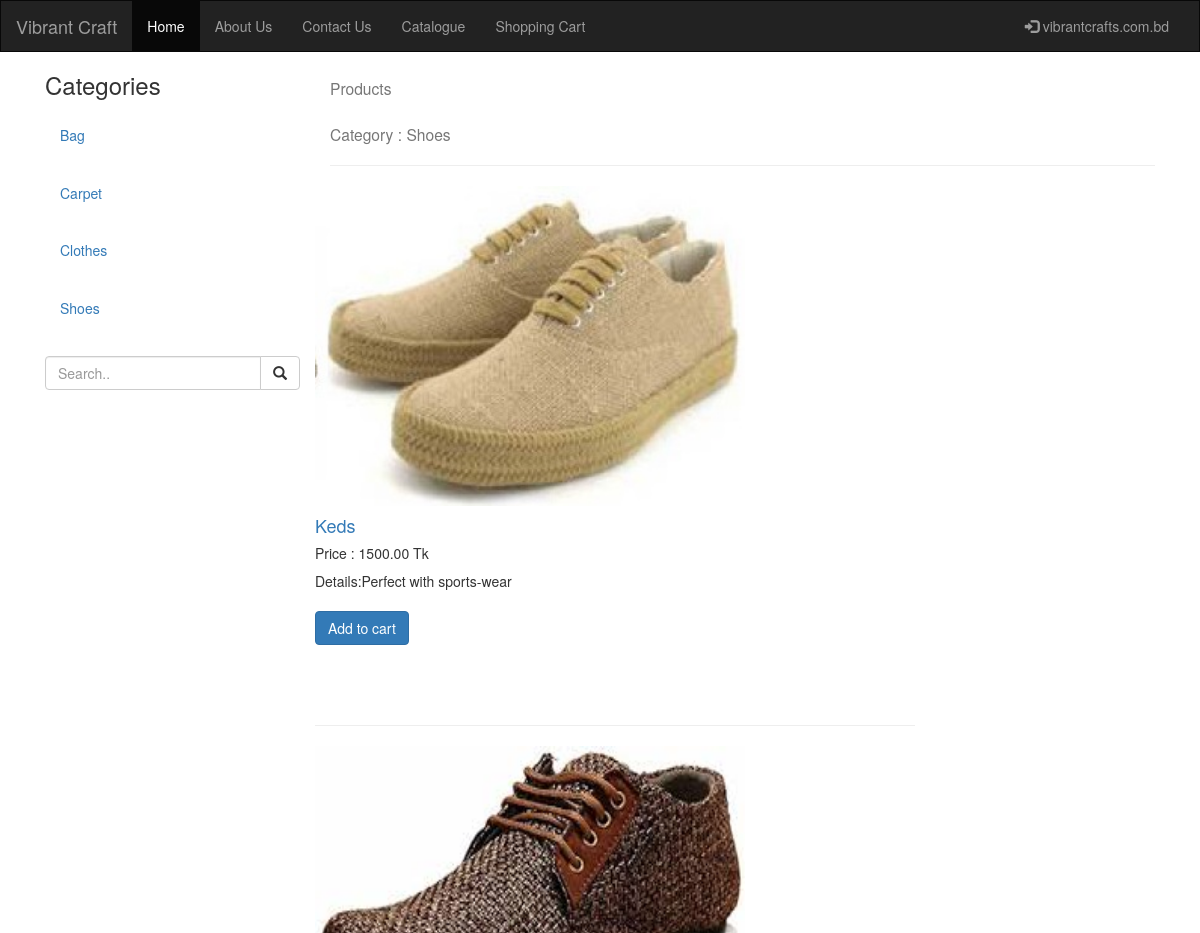
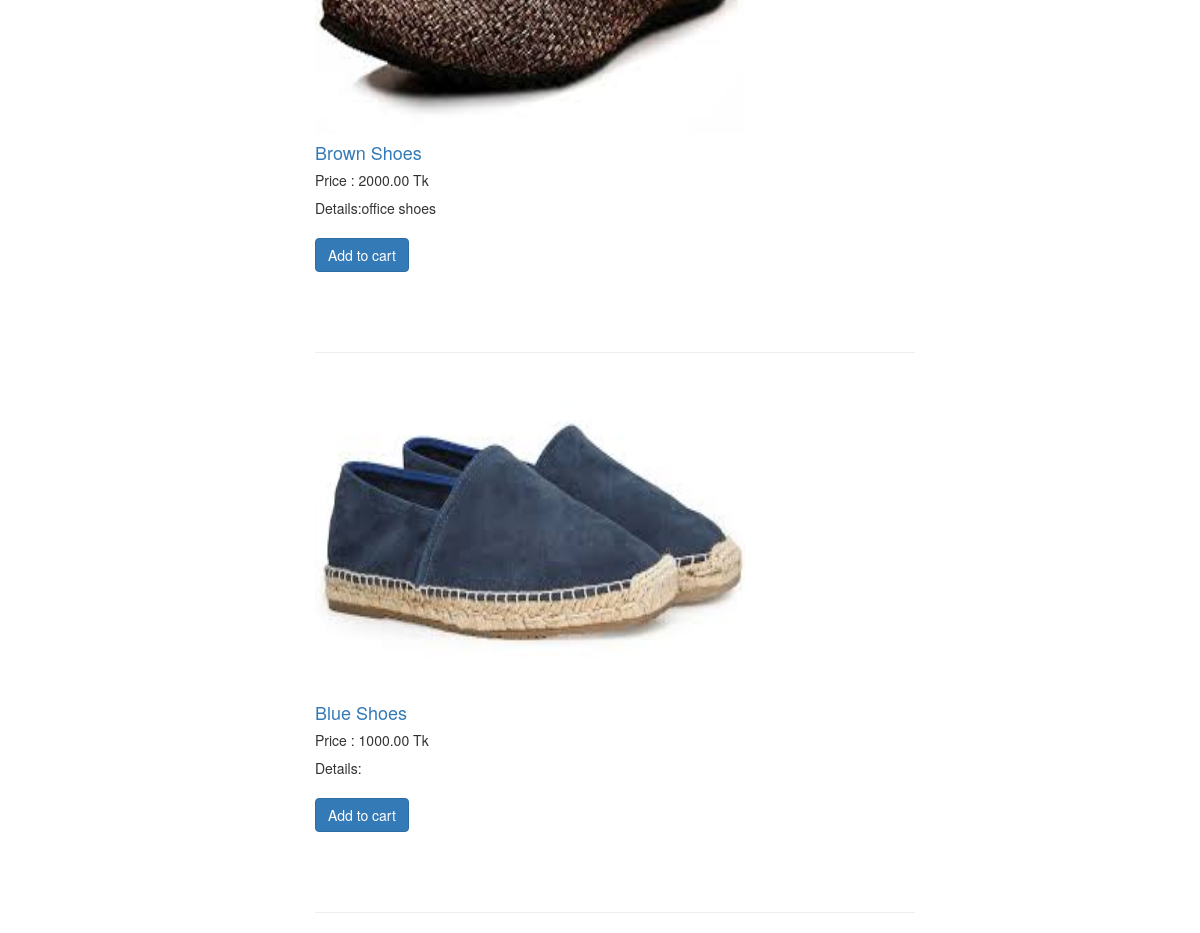
The app's page /shop/shoes/ with its own data (2 pictures, top to bottom).
### shop/models.py (models this page shows, shortened)
class Category(models.Model):
    name = models.CharField(max_length=50)
    slug = models.SlugField(max_length=50, unique=True)
    class Meta:
        ordering = ['name', ]
        verbose_name = 'category'
        verbose_name_plural = 'categories'
    def get_absolute_url(self):
        return reverse('shop:product_list_by_category', args=[self.slug])

class Product(models.Model):
    category = models.ManyToManyField(Category)
    name = models.CharField(max_length=100, unique=True)
    slug = models.SlugField(max_length=50, unique=True)
    image = models.ImageField(upload_to='images', blank=True)
    description = models.TextField(blank=True)
    price = models.DecimalField(max_digits=9, decimal_places=2)
    stock = models.PositiveIntegerField()
    available = models.BooleanField(default=True)
    created_at = models.DateTimeField(auto_now_add=True)
    updated_at = models.DateTimeField(auto_now=True)
    class Meta:
        ordering = ['-created_at']
        index_together = ["id", "slug"]
    def get_absolute_url(self):
        return reverse('shop:product_detail', args=[self.id, self.slug])
    @property
    def image_url(self):
        if self.image and hasattr(self.image, 'url'):
            return self.image.url

### shop/views.py (the view)
# urls.py: url(r'^(?P<category_slug>[-\w]+)/$',views.product_list,name='product_list_by_category'),
def product_list(request, category_slug=None):
    category = None
    categories = Category.objects.all()
    products = Product.objects.filter(available=True)
    if category_slug:
        category = get_object_or_404(Category, slug=category_slug)
        products = products.filter(category=category)
    context = {'category': category, 'categories': categories, 'products': products}
    return render(request, 'shop/list.html', context)

### shop/templates/shop/list.html
{% extends "base.html" %}
{% block body_block %}
<div class="container-fluid">
  <div class="row content">
    <div class="col-sm-3 sidenav">
      <h3>Categories</h3>
      <ul class="nav nav-pills nav-stacked">
		{% for c in categories %}
			<li><a href="{{ c.get_absolute_url }}"><h5>{{ c.name }}</h5></a></li>
	    {% endfor %}
      </ul><br>
      <div class="input-group">
        <input type="text" class="form-control" placeholder="Search..">
        <span class="input-group-btn">
          <button class="btn btn-default" type="button">
            <span class="glyphicon glyphicon-search"></span>
          </button>
        </span>
      </div>
    </div>
    <div class="col-sm-9">
		  {% if not category %}
        <h3><small>All Products</small></h3>
        <hr>
      {% else %}
        <h3><small>Products</small></h3>
        <h3><small>Category : {{ category.name }}</small></h3>
        <hr>
      {% endif %}
      <div class="row">
        <div class="card" style="width: 60rem;">
          {% for product in products %}
            <img class="card-img-top" src="{{ product.image_url|default_if_none:'#' }}" alt="Nothing" width="430" height="320">
            <div class="card-block">
              <h4><a href="{{ product.get_absolute_url }}">{{ product.name }}</a></h4>
              <h5>Price : {{ product.price }} Tk</h5>
              Details:{{ product.description}}<br><br>
              <a href="{{ product.get_absolute_url }}" class="btn btn-primary">Add to cart</a>
            </div><br><br><br><hr>
          {% endfor %}
        </div>
      </div>
	  </div>
  </div>
</div>
{% endblock %}

### records on screen
Category: name "Bag"
Category: name "Carpet"
Category: name "Clothes"
Category: name "Shoes"
Product: image_url (picture), name "Keds", price "1500.00", description "Perfect with sports-wear"
Product: image_url (picture), name "Brown Shoes", price "2000.00", description "office shoes"
Product: image_url (picture), name "Blue Shoes", price "1000.00"
